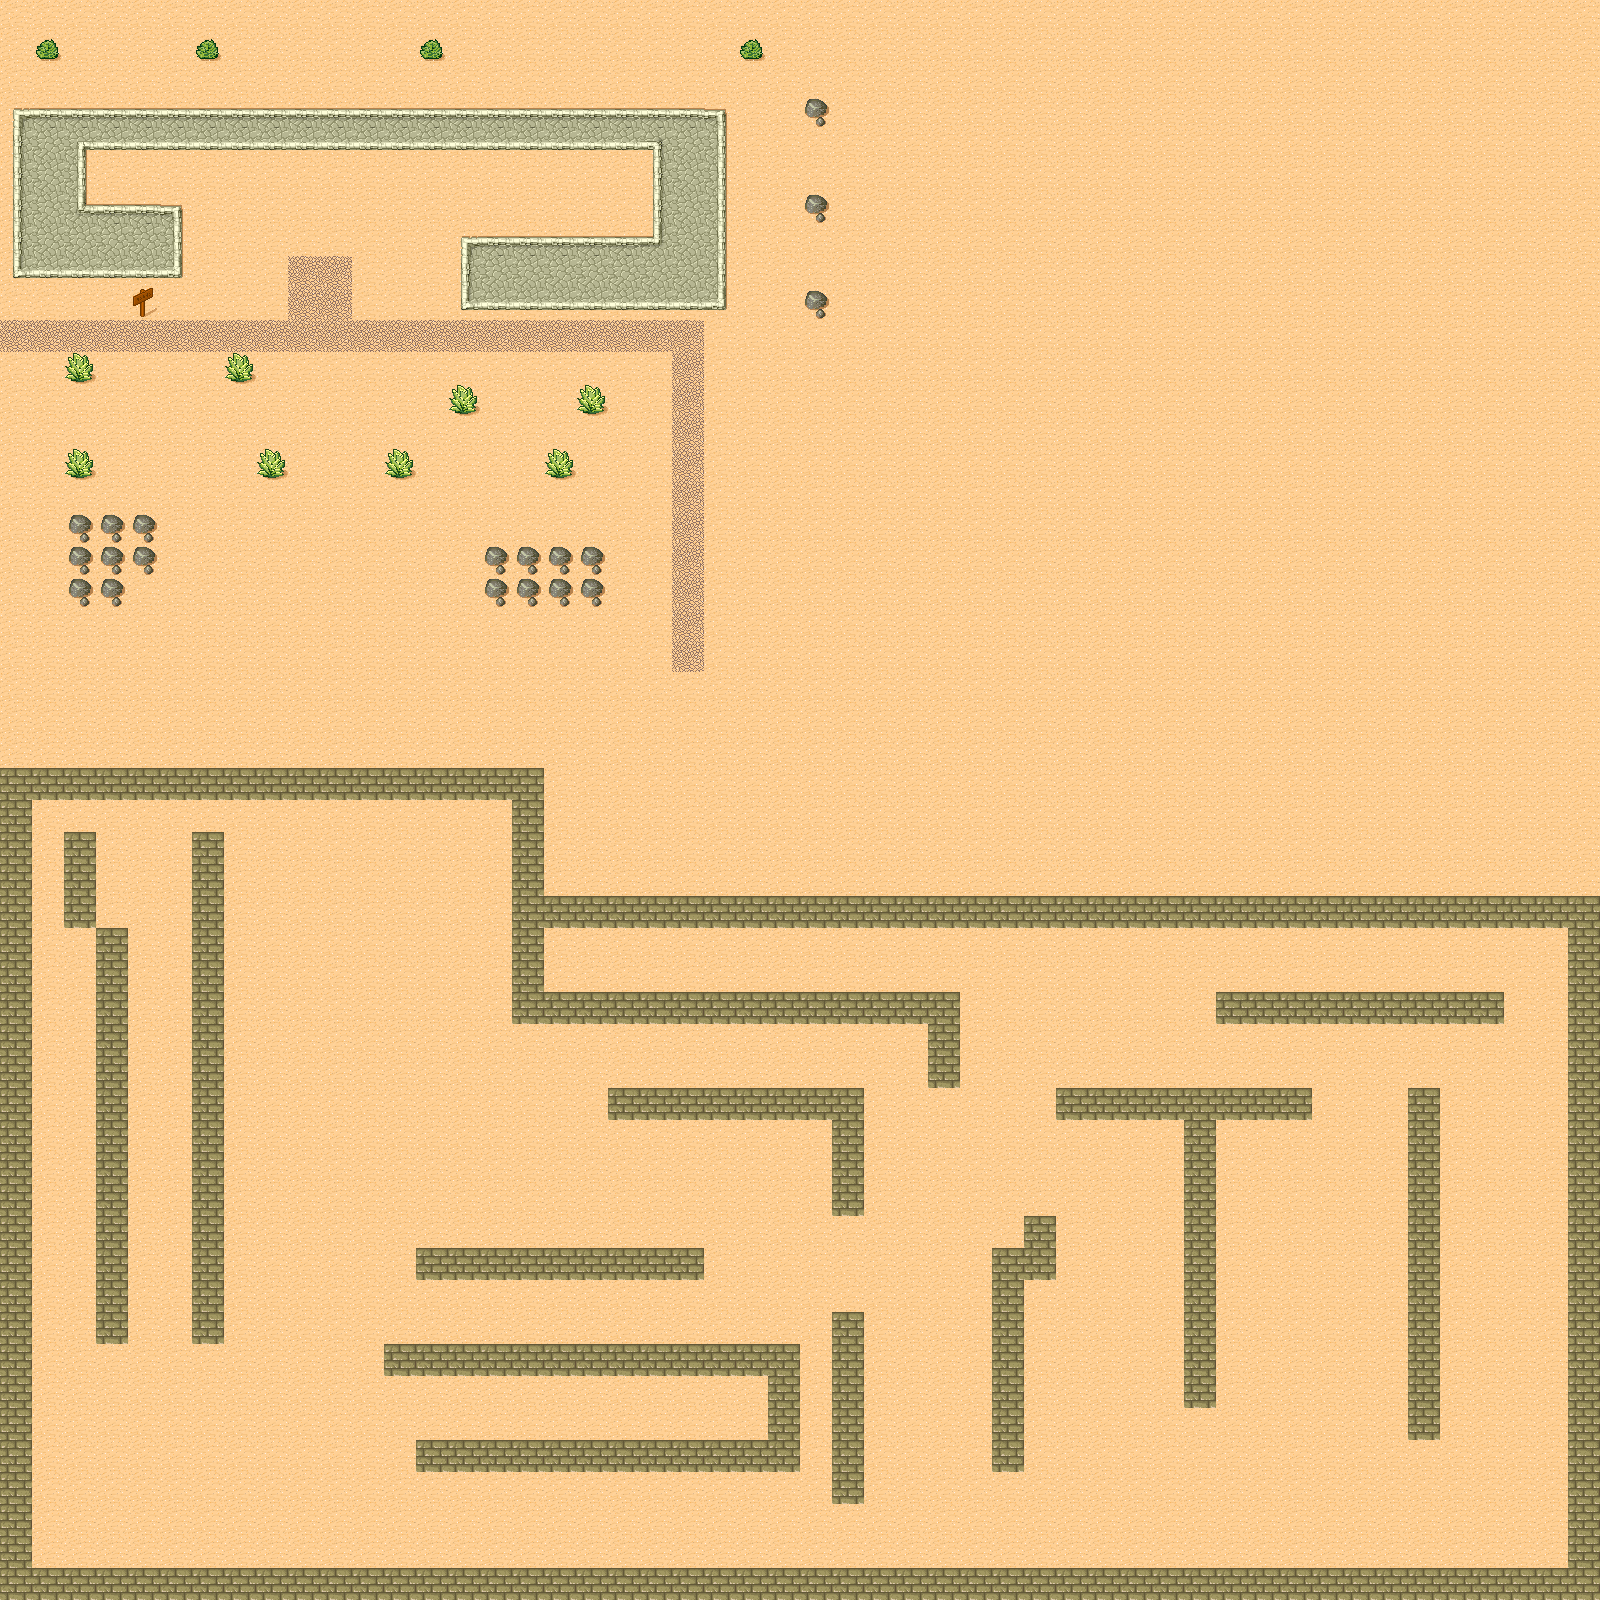

This game map was drawn from its Tiled (.tmx) file and the tilesets committed beside it. A one-line description and the trimmed map source follow:
An orthogonal 50x50 tile map with 32x32 px tiles, 1 tile layer (Background) and 1 object (SpawnPoint).

<map version="1.0" orientation="orthogonal" width="50" height="50" tilewidth="32" tileheight="32">
 <tileset firstgid="1" name="tmw_desert_spacing" tilewidth="32" tileheight="32" spacing="1" margin="1">
  <image source="tmw_desert_spacing.png" width="265" height="199" />
 </tileset>
 <layer name="Background" width="50" height="50">
  <data>[2500 cells, 2500 non-empty, 20 distinct tile ids]</data>
 </layer>
 <objectgroup name="Objects" width="50" height="50">
  <object name="SpawnPoint" x="44" y="324" width="30" height="20" />
 </objectgroup>
</map>
